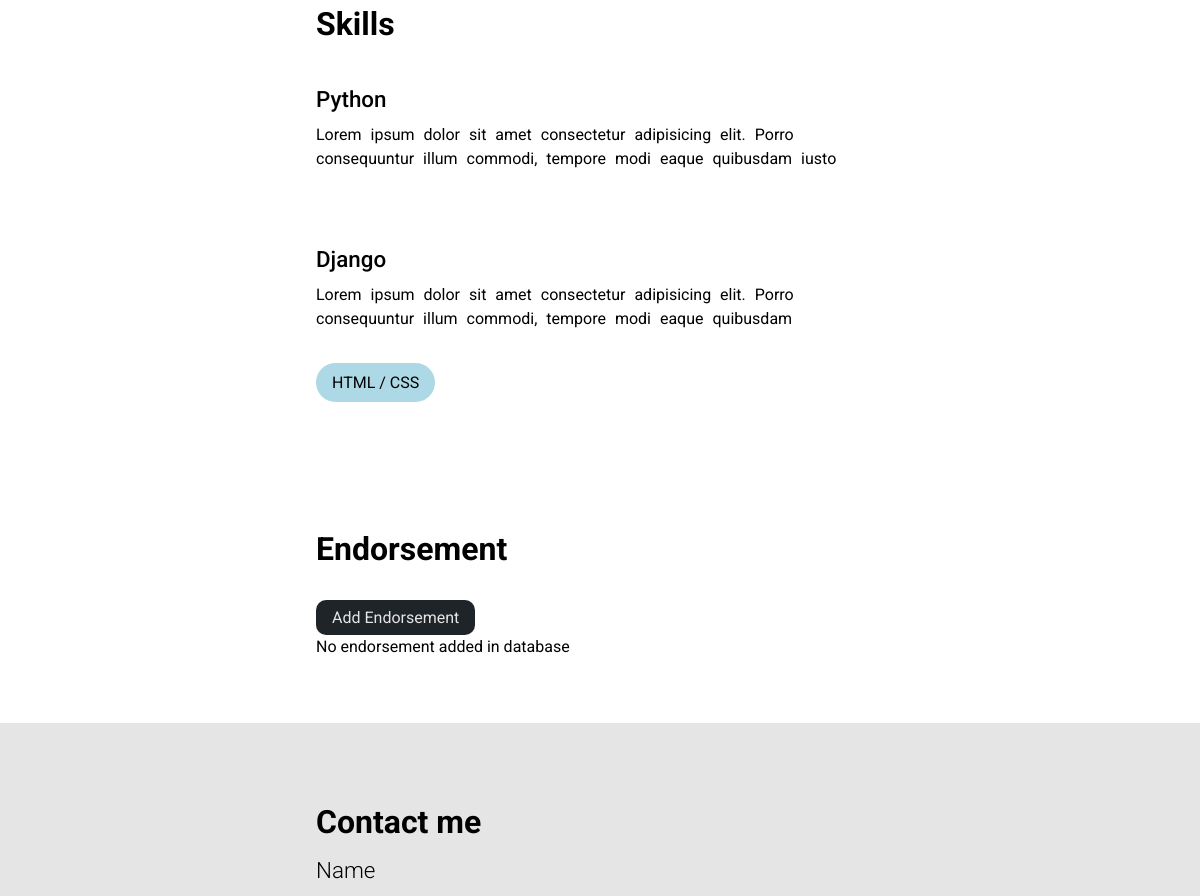
The app's page / (middle part), older data.
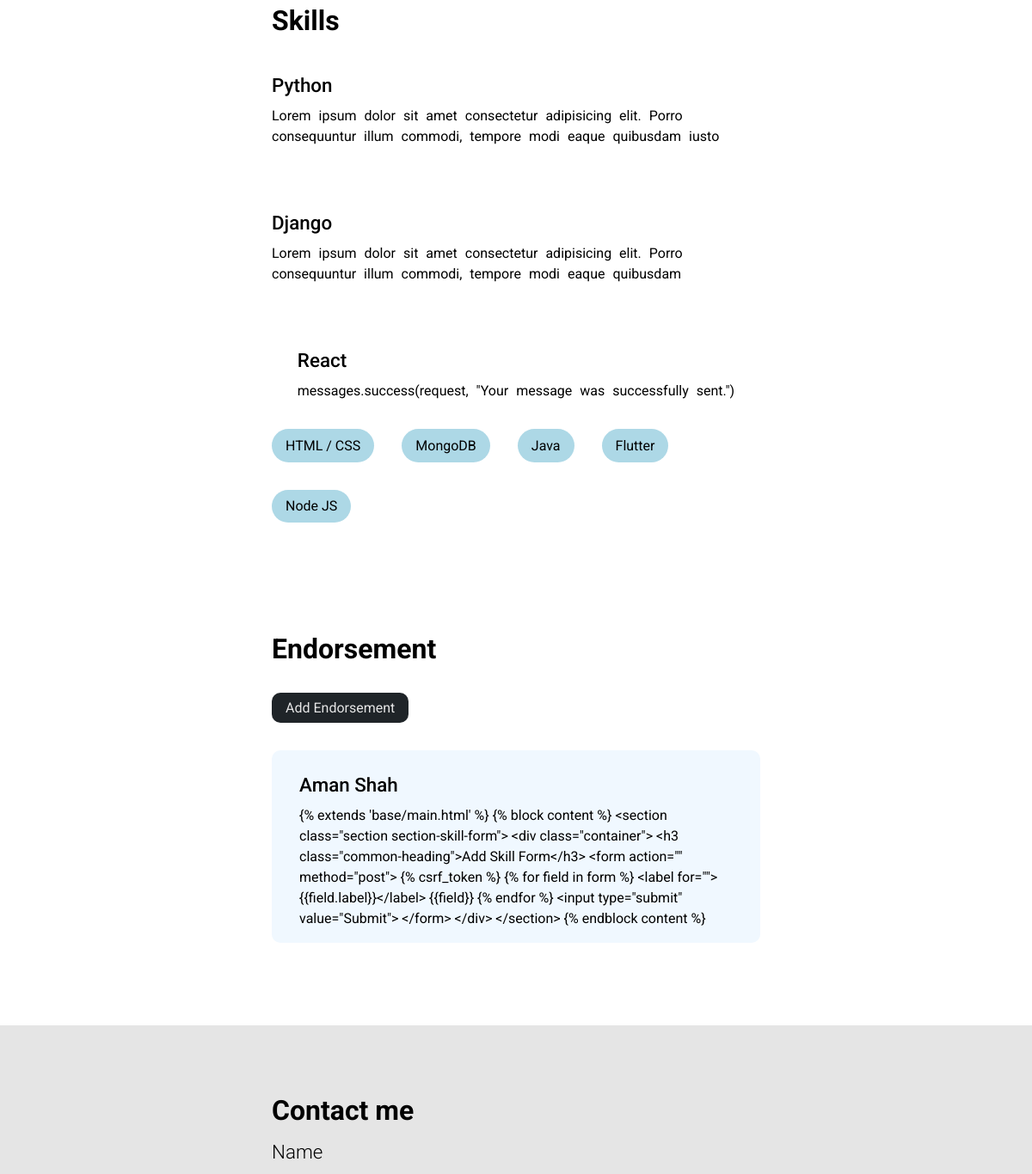
The same page, newer data.
### base/models.py (models this page shows, shortened)
class Skill(models.Model):
    title = models.CharField(max_length=200)
    body = models.TextField(null=True, blank=True)
    logo = models.ImageField(null=True, default='R.png')
    created = models.DateTimeField(auto_now_add=True)
    id = models.UUIDField(default=uuid.uuid4, unique=True, primary_key=True)

class Endorsement(models.Model):
    name = models.CharField(max_length=200, null=True)
    body = models.TextField()
    approve = models.BooleanField(default=False, null=True)
    featured = models.BooleanField(default=False)

### base/views.py (the view)
# urls.py: path('', views.homePage, name="home"),
def homePage(request):
    projects = Project.objects.all()
    detailedSkills = Skill.objects.exclude(body="")
    skills = Skill.objects.filter(body="")
    endorsement = Endorsement.objects.filter(approve=True)
    form = MessageForm()
    if request.method == "POST":
        form = MessageForm(request.POST)
        if form.is_valid():
            form.save()
            messages.success(request, "Your message was successfully sent.")
            return redirect('home')
    context = {"projects": projects, "detailedSkills": detailedSkills, "skills": skills, "form": form, "endorsement":endorsement}
    return render(request, 'base/home.html', context)

### base/templates/base/home.html (shortened to what this page needs)
{% extends 'base/main.html' %}
{% load static %}
{% block content %}
<section class="skill-section section">
    <div class="sub-container">
        <h3 class="common-heading">Skills</h3>
        {% for skill in detailedSkills %}
        <div class="skill-wrapper">
            <div>
                <h4 class="skill-name">{{skill.title}}</h4>
                <p>{{skill.body}}</p>
            </div>
        </div>
        {% empty %}
        <p>No skills added in database</p>
        {% endfor %}
        <div class="other-skills-wrapper">
            {% for skill in skills %}
            <span class="other-skills">{{skill.title}}</span>
            {% endfor %}
        </div>
    </div>
</section>
<section class="endorsement-section section">
    <div class="sub-container">
        <h3 class="common-heading">Endorsement</h3>
        <a href="{% url 'add-endorsement' %}" class="mt-2 btn">Add Endorsement</a>
        {% for i in endorsement %}
        <div class="endorsement-wrapper">
            <h4 class="endorsement-name">{{i.name}}</h4>
            <p>{{i.body}}</p>
        </div>
        {% empty %}
        <p>No endorsement added in database</p>
        {% endfor %}
    </div>
</section>
<section class="contact-section section" id="contact-page">
    <div class="sub-container">
        <h3 class="common-heading">Contact me</h3>
        <form action="" method="post">
            {% for field in form %}
            <label for="">{{field.label}}</label>
            {% endfor %}
        </form>
    </div>
</section>
{% endblock content %}

Row changes from the older to the newer data that the page shows:
added Skill: title "React", body "messages.success(request, \"Your message was successfully sent.\")", shown under "Skills"
added Skill: title "MongoDB"
added Skill: title "Java"
added Skill: title "Flutter"
added Skill: title "Node JS"
added Endorsement: name "Aman Shah", body "{% extends 'base/main.html' %} {% block content %} <section class=\"section section-skill-form\"> <div class=\"container\"> <h3 class=\"common-heading\">Add Skill Form</h3> <form action=\"\" method=\"post\"> {% csrf_token %} {% for field in form %} <label for=\"\">{{field.label}}</label> {{field}} {% endfor %} <input type=\"submit\" value=\"Submit\"> </form> </div> </section> {% endblock content %}"
Text that changed along with them:
text no longer shown: "No endorsement added in database"
